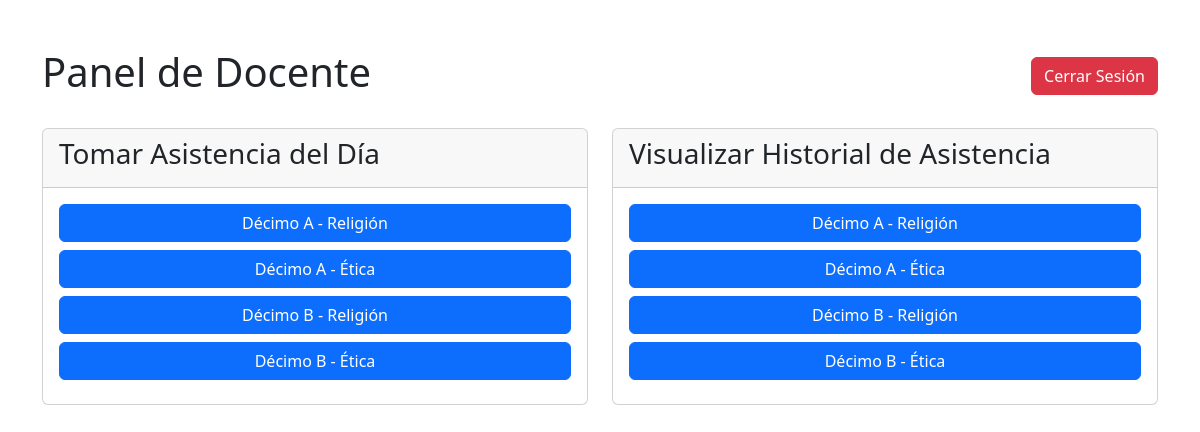
/dashboard/docente/ (signed in), run on the app's committed database.
### core/models.py (models this page shows, shortened)
class Asignacion(models.Model):
    docente = models.ForeignKey(settings.AUTH_USER_MODEL, on_delete=models.CASCADE, limit_choices_to={'rol': 'docente'})
    materia = models.ForeignKey(Materia, on_delete=models.CASCADE)
    grupo = models.ForeignKey(Grupo, on_delete=models.CASCADE)
    class Meta:
        unique_together = ('docente', 'materia', 'grupo')

class Grupo(models.Model):
    nombre = models.CharField(max_length=100, unique=True)
    estudiantes = models.ManyToManyField('Estudiante', blank=True, related_name='grupos')

class Materia(models.Model):
    nombre = models.CharField(max_length=100, unique=True)

### core/views.py (the view)
# urls.py: path('dashboard/docente/', views.dashboard_docente_view, name='dashboard_docente'),
@login_required
def dashboard_docente_view(request):
    asignaciones = Asignacion.objects.filter(docente=request.user).order_by('grupo__nombre', 'materia__nombre')
    contexto = {'asignaciones': asignaciones}
    return render(request, 'core/dashboard_docente.html', contexto)

### core/templates/core/dashboard_docente.html (shortened to what this page needs)
<!DOCTYPE html>
<html lang="es">
<head>
    <link href="https://cdn.jsdelivr.net/npm/bootstrap@5.3.3/dist/css/bootstrap.min.css" rel="stylesheet">
</head>
<body>
    <div class="container mt-5">
        <div class="d-flex justify-content-between align-items-center mb-4">
            <h1>Panel de Docente</h1>
            <form method="post" action="{% url 'logout' %}">
                <button type="submit" class="btn btn-danger">Cerrar Sesión</button>
            </form>
        </div>
        <div class="row">
            <div class="col-md-6">
                <div class="card">
                    <div class="card-header">
                        <h3>Tomar Asistencia del Día</h3>
                    </div>
                    <div class="card-body">
                        {% for asignacion in asignaciones %}
                            <a href="{% url 'seleccionar_fecha' asignacion.id %}" class="btn btn-primary d-block mb-2">
                                {{ asignacion.grupo.nombre }} - {{ asignacion.materia.nombre }}
                            </a>
                        {% empty %}
                            <p>No tienes asignaciones de materias y grupos.</p>
                        {% endfor %}
                    </div>
                </div>
            </div>
            <div class="col-md-6">
                <div class="card">
                    <div class="card-header">
                        <h3>Visualizar Historial de Asistencia</h3>
                    </div>
                    <div class="card-body">
                        {% for asignacion in asignaciones %}
                            <a href="{% url 'historial_asistencia' asignacion.id %}" class="btn btn-primary d-block mb-2">
                                {{ asignacion.grupo.nombre }} - {{ asignacion.materia.nombre }}
                            </a>
                        {% empty %}
                            <p>No tienes asignaciones de materias y grupos.</p>
                        {% endfor %}
                    </div>
                </div>
            </div>
        </div>
    </div>
</body>
</html>

### data on the page
Asignacion: grupo.nombre "Décimo A", materia.nombre "Religión"
Asignacion: grupo.nombre "Décimo A", materia.nombre "Ética"
Asignacion: grupo.nombre "Décimo B", materia.nombre "Religión"
Asignacion: grupo.nombre "Décimo B", materia.nombre "Ética"
